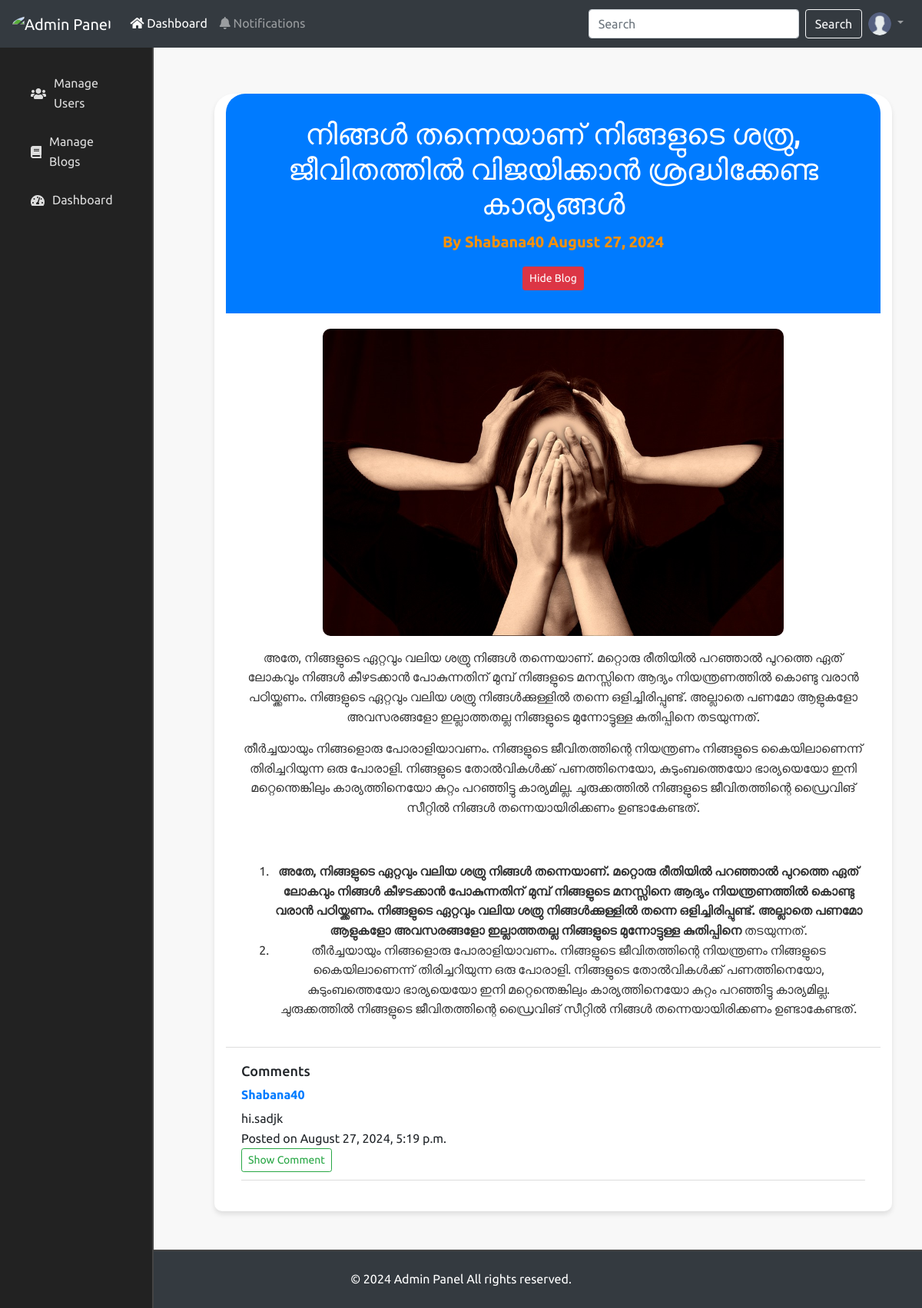
The app's page /adminpanel/view_blog/1/ (signed in) with its own data.
### userpanel/models.py (models this page shows, shortened)
class Blog(models.Model):
    STATUS_CHOICES = [
        ('draft', 'Draft'),
        ('published', 'Published'),
    ]
    title = models.CharField(max_length=100)
    content = models.TextField()
    blog_image = models.ImageField(upload_to='blog_images/', blank=True, null=True)
    author = models.ForeignKey(User, on_delete=models.CASCADE)
    created_at = models.DateTimeField(auto_now_add=True)
    updated_at = models.DateTimeField(auto_now=True)
    status = models.CharField(max_length=20, choices=STATUS_CHOICES, default='draft')

class Comment(models.Model):
    STATUS_CHOICES = [
        ('hidden', 'Hidden'),
        ('visible', 'Visible'),
    ]
    comment = models.TextField()
    author = models.ForeignKey(User, on_delete=models.CASCADE)
    blog = models.ForeignKey(Blog, on_delete=models.CASCADE, related_name='comments')
    created_at = models.DateTimeField(auto_now_add=True)
    updated_at = models.DateTimeField(auto_now=True)
    status = models.CharField(max_length=20, choices=STATUS_CHOICES, default='visible')

### adminpanel/views.py (the view)
# urls.py: path('view_blog/', admin_view_blog, name='admin_view_blog'),
@login_required(login_url='/404/')
def admin_view_blog(request, blog_id):
    if not request.user.is_staff:
        return redirect('/admin_login/')  # Redirect to the login page if not a staff member.
    bLog = get_object_or_404(Blog, id=blog_id)
    comments = Comment.objects.filter(blog=bLog)
    return render(request, 'adminpanel/admin_view_blog.html', {'Blog': bLog, 'comments': comments})

### adminpanel/templates/adminpanel/admin_view_blog.html (shortened to what this page needs)
{% extends 'adminpanel/admin_base.html' %}
{% load static %}
{% block custom_css %}
<link rel="stylesheet" href="{% static 'assets/css/userpanel/view_Blog.css' %}">
{% endblock %}
{% block content %}
<div class="container">
    <div class="header_1">
        <h1>{{ Blog.title }}</h1>
        <div class="meta">
            <p style="color: #ff9100;">
                <strong>By
                {{ Blog.author.username }}
                {{ Blog.created_at|date:"F j, Y" }}
                </strong>
            </p>
        </div>
        <div class="admin-actions">
            <div class="justify-content-center">
                {% if Blog.status == 'published' %}
                <a href="{% url 'admin_hide_blog' Blog.id %}" class="btn btn-danger btn-sm">Hide Blog</a>
                {% else %}
                <a href="{% url 'admin_show_blog' Blog.id %}" class="btn btn-success btn-sm">Show Blog</a>
                {% endif %}
            </div>
        </div>
    </div>
    <div class="content" style="text-align: center;">
        {% if Blog.blog_image %}
        <img class="projcard-img" src="{{ Blog.blog_image.url }}" alt="{{ Blog.title }}" style="width:fit-content;">
        {% endif %}
        <p>{{ Blog.content|safe }}</p>
    </div>
    <div class="comments">
        <h2>Comments</h2>
        {% for comment in comments %}
        <div class="comment">
            <div class="author">{{ comment.author.username }}</div>
            <div class="text">{{ comment.comment }}</div>
            <div class="comment-meta">Posted on {{ comment.created_at|date:"F j, Y, g:i a" }}</div>
            <div class="admin-comment-actions">
                {% if comment.status == 'visible' %}
                <a href="{% url 'admin_hide_comment' comment.id %}" class="btn btn-sm btn-outline-danger">Hide Comment</a>
                {% else %}
                <a href="{% url 'admin_show_comment' comment.id %}" class="btn btn-sm btn-outline-success">Show Comment</a>
                {% endif %}
            </div>
        </div>
        {% endfor %}
    </div>
</div>
{% endblock %}

### static/assets/css/adminpanel/adminbase.css (style rules this page uses)
body { font-family: 'Ubuntu', sans-serif; line-height: 1.6; margin: 0; padding: 0; background-color: #f2f2f2; min-height: 100vh; display: flex; flex-direction: column; }

### static/assets/css/userpanel/view_blog.css (style rules this page uses)
body { background-color: #f8f8f8; margin: 0; padding: 0; }
.container { background-color: white; width: 90%; max-width: 1200px; border-radius: 10px; box-shadow: 0 4px 6px rgba(0, 0, 0, 0.1); overflow: hidden; margin: 40px auto; border-top-left-radius: 25px; border-top-right-radius: 25px; height: auto; }
.header_1 { background-color: #007bff; color: white; padding: 30px; text-align: center; border-top-left-radius: 25px; border-top-right-radius: 25px; }
.header_1 h1 { font-size: 38px; }
.header_1 .meta { margin-top: 10px; font-size: 20px; }
.admin-actions .justify-content-center { display: flex; justify-content: center; gap: 10px; }
.content { padding: 20px; color: #333; }
.content img { width: 100%; max-width: 600px; border-radius: 10px; margin: 0 auto; display: block; }
.comments { padding: 20px; border-top: 1px solid #ddd; }
.comments h2 { margin-top: 0; font-size: 18px; }
.comment { margin-bottom: 20px; border-bottom: 1px solid #ddd; padding-bottom: 10px; }
.comment .author { font-weight: bold; color: #007bff; }
.comment .text { margin-top: 5px; }

### records on screen
Blog: title "നിങ്ങൾ തന്നെയാണ് നിങ്ങളുടെ ശത്രു, ജീവിതത്തിൽ വിജയിക്കാൻ ശ്രദ്ധിക്കേണ്ട കാര്യങ്ങൾ", author.username "Shabana40", created_at "August 27, 2024", blog_image (picture), content "അതേ, നിങ്ങളുടെ ഏറ്റവും വലിയ ശത്രു നിങ്ങൾ തന്നെയാണ്. മറ്റൊരു രീതിയിൽ പറഞ്ഞാൽ പുറത്തെ ഏത് ലോകവും നിങ്ങൾ കീഴടക്കാൻ പോകുന്നതിന് മുമ്പ് നിങ്ങളുടെ മനസ്സിനെ ആദ്യം നിയന്ത്രണത്തിൽ കൊണ്ടു വരാൻ പഠിയ്ക്കണം. നിങ്ങളുടെ ഏറ്റവും വലിയ ശത്രു നിങ്ങൾക്കുള്ളിൽ തന്നെ ഒളിച്ചിരിപ്പുണ്ട്. അല്ലാതെ പണമോ ആളുകളോ അവസരങ്ങളോ ഇല്ലാത്തതല്ല നിങ്ങളുടെ മുന്നോട്ടുള്ള കുതിപ്പിനെ തടയുന്നത്. തീർച്ചയായും നിങ്ങളൊരു പോരാളിയാവണം. നിങ്ങളുടെ ജീവിതത്തിന്റെ നിയന്ത്രണം നിങ്ങളുടെ കൈയിലാണെന്ന് തിരിച്ചറിയുന്ന ഒരു പോരാളി. നിങ്ങളുടെ തോൽവികൾക്ക് പണത്തിനെയോ, കുടുംബത്തെയോ ഭാര്യയെയോ ഇനി മറ്റെന്തെങ്കിലും കാര്യത്തിനെയോ കുറ്റം പറഞ്ഞിട്ടു കാര്യമില്ല. ചുരുക്കത്തിൽ നിങ്ങളുടെ ജീവിതത്തിന്റെ ഡ്രൈവിങ് സീറ്റിൽ നിങ്ങൾ തന്നെയായിരിക്കണം ഉണ്ടാകേണ്ടത്. അതേ,…"
Comment: author.username "Shabana40", comment "hi.sadjk", created_at "August 27, 2024, 5:19 p.m.", status "Show Comment"
